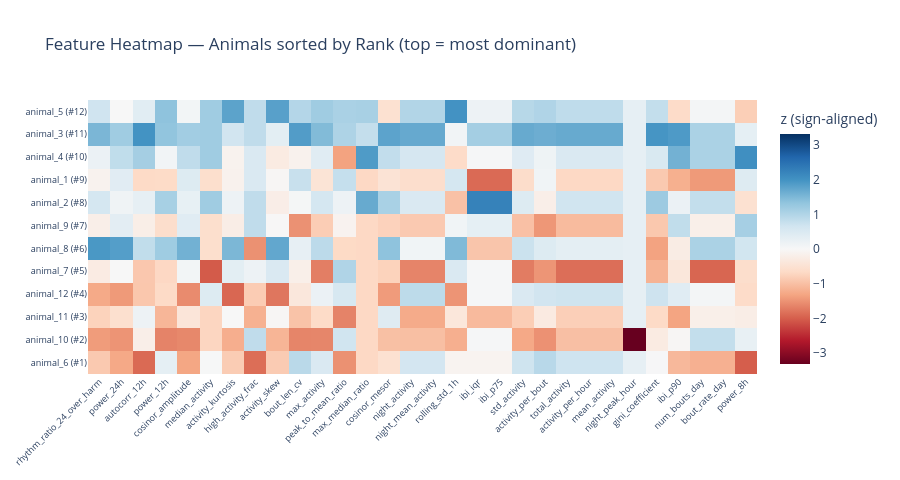
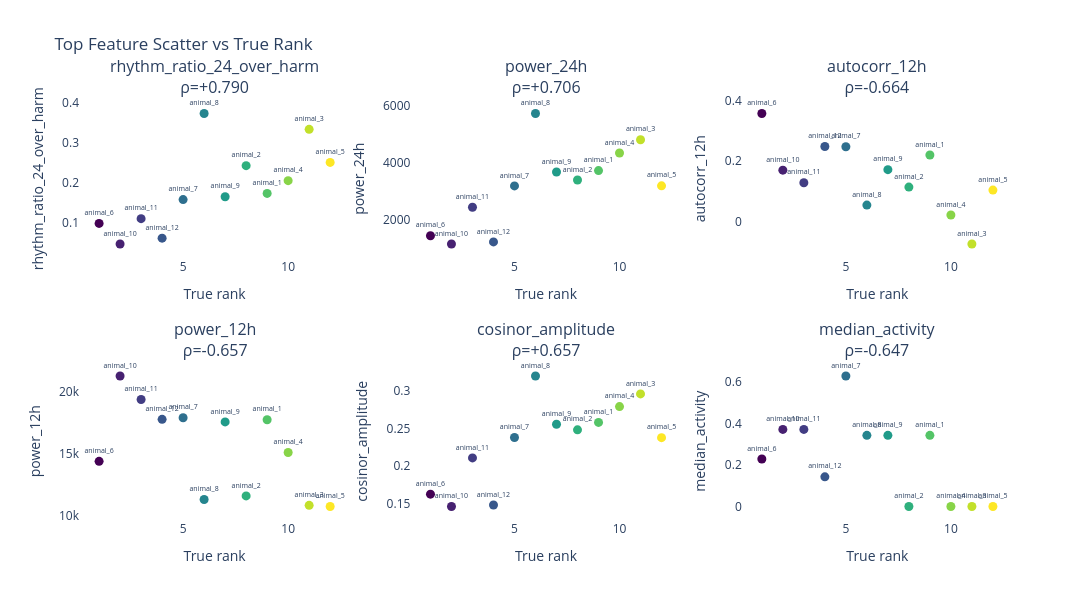

The cell these charts' notebook holds for them, in order:
### Code cell
import plotly.graph_objects as go
from plotly.subplots import make_subplots

# ── Diagnostic: feature heatmap sorted by true rank ─────────────────────────
# Shows z-scored feature values per animal (rows = animals sorted by rank 1→N)
# Features sorted by |ρ| with actual_rank. Ideal: a clear gradient top→bottom.

top_diag = 30   # how many top features to show
diag_feats = corr_df[corr_df.index.isin(feature_cols)].head(top_diag).index.tolist()

# Sort animals by actual rank
af_sorted = all_features.sort_values('actual_rank')
animal_labels = [f"{a} (#{int(r)})" for a, r in zip(af_sorted['animal'], af_sorted['actual_rank'])]

# Z-score matrix
from sklearn.preprocessing import StandardScaler
Z = StandardScaler().fit_transform(af_sorted[diag_feats].values)

# Sign-align so that positive z → higher rank (consistent visual direction)
for j, feat in enumerate(diag_feats):
    rho_sign = np.sign(corr_df.loc[feat, 'correlation'])
    if rho_sign < 0:
        Z[:, j] *= -1

fig_heat = go.Figure(go.Heatmap(
    z=Z,
    x=diag_feats,
    y=animal_labels,
    colorscale='RdBu',
    zmid=0,
    colorbar=dict(title='z (sign-aligned)'),
))
fig_heat.update_layout(
    title='Feature Heatmap — Animals sorted by Rank (top = most dominant)',
    height=max(400, 40 * len(af_sorted)),
    width=max(900, 30 * len(diag_feats)),
    xaxis=dict(tickangle=-45, tickfont=dict(size=9)),
    yaxis=dict(tickfont=dict(size=9)),
    plot_bgcolor='white', paper_bgcolor='white',
)
fig_heat.write_html(f"{output_folder}/feature_heatmap.html")
fig_heat.show()

# ── Scatter grid: top-6 features vs actual rank ──────────────────────────────
top6 = diag_feats[:6]
fig_scatter = make_subplots(rows=2, cols=3,
    subplot_titles=[f"{f}<br>ρ={corr_df.loc[f,'correlation']:+.3f}" for f in top6])

for idx, feat in enumerate(top6):
    r, c = divmod(idx, 3)
    x_vals = af_sorted['actual_rank'].tolist()
    y_vals = af_sorted[feat].tolist()
    fig_scatter.add_trace(go.Scatter(
        x=x_vals, y=y_vals, mode='markers+text',
        text=af_sorted['animal'].tolist(),
        textposition='top center', textfont=dict(size=7),
        marker=dict(size=9, color=x_vals, colorscale='Viridis', showscale=False),
        showlegend=False,
    ), row=r+1, col=c+1)
    fig_scatter.update_xaxes(title_text='True rank', row=r+1, col=c+1)
    fig_scatter.update_yaxes(title_text=feat, row=r+1, col=c+1)

fig_scatter.update_layout(
    title='Top Feature Scatter vs True Rank',
    height=600, width=1100,
    plot_bgcolor='white', paper_bgcolor='white',
)
fig_scatter.write_html(f"{output_folder}/feature_scatter_vs_rank.html")
fig_scatter.show()
print(f"Saved heatmap → {output_folder}/feature_heatmap.html")
print(f"Saved scatter → {output_folder}/feature_scatter_vs_rank.html")

### Figure 1 — Plotly figure (JSON) as saved in the notebook; plotly's stock layout.template omitted (floating-point values rounded to 4 significant figures; data arrays with more than 128 entries replaced by an {"elided": "..."} marker saying what was removed)
{"data": [{"colorbar": {"title": {"text": "z (sign-aligned)"}}, "colorscale": [[0, "rgb(103,0,31)"], [0.1, "rgb(178,24,43)"], [0.2, "rgb(214,96,77)"], [0.3, "rgb(244,165,130)"], [0.4, "rgb(253,219,199)"], [0.5, "rgb(247,247,247)"], [0.6, "rgb(209,229,240)"], [0.7, "rgb(146,197,222)"], [0.8, "rgb(67,147,195)"], [0.9, "rgb(33,102,172)"], [1, "rgb(5,48,97)"]], "type": "heatmap", "x": ["rhythm_ratio_24_over_harm", "power_24h", "autocorr_12h", "power_12h", "cosinor_amplitude", "median_activity", "activity_kurtosis", "high_activity_frac", "activity_skew", "bout_len_cv", "max_activity", "peak_to_mean_ratio", "max_median_ratio", "cosinor_mesor", "night_activity", "night_mean_activity", "rolling_std_1h", "ibi_iqr", "ibi_p75", "std_activity", "activity_per_bout", "total_activity", "activity_per_hour", "mean_activity", "night_peak_hour", "gini_coefficient", "ibi_p90", "num_bouts_day", "bout_rate_day", "power_8h"], "y": ["animal_6 (#1)", "animal_10 (#2)", "animal_11 (#3)", "animal_12 (#4)", "animal_7 (#5)", "animal_8 (#6)", "animal_9 (#7)", "animal_2 (#8)", "animal_1 (#9)", "animal_4 (#10)", "animal_3 (#11)", "animal_5 (#12)"], "z": {"elided": "12x30 float values"}, "zmid": 0}], "layout": {"height": 480, "paper_bgcolor": "white", "plot_bgcolor": "white", "title": {"text": "Feature Heatmap — Animals sorted by Rank (top = most dominant)"}, "width": 900, "xaxis": {"tickangle": -45, "tickfont": {"size": 9}}, "yaxis": {"tickfont": {"size": 9}}}}

### Figure 2 — Plotly figure (JSON) as saved in the notebook; plotly's stock layout.template omitted (floating-point values rounded to 4 significant figures)
{"data": [{"marker": {"color": [1, 2, 3, 4, 5, 6, 7, 8, 9, 10, 11, 12], "colorscale": [[0, "#440154"], [0.1111, "#482878"], [0.2222, "#3e4989"], [0.3333, "#31688e"], [0.4444, "#26828e"], [0.5556, "#1f9e89"], [0.6667, "#35b779"], [0.7778, "#6ece58"], [0.8889, "#b5de2b"], [1, "#fde725"]], "showscale": false, "size": 9}, "mode": "markers+text", "showlegend": false, "text": ["animal_6", "animal_10", "animal_11", "animal_12", "animal_7", "animal_8", "animal_9", "animal_2", "animal_1", "animal_4", "animal_3", "animal_5"], "textfont": {"size": 7}, "textposition": "top center", "type": "scatter", "x": [1, 2, 3, 4, 5, 6, 7, 8, 9, 10, 11, 12], "xaxis": "x", "y": [0.09745, 0.04576, 0.1095, 0.06043, 0.1574, 0.3737, 0.1644, 0.2427, 0.1729, 0.2049, 0.334, 0.2508], "yaxis": "y"}, {"marker": {"color": [1, 2, 3, 4, 5, 6, 7, 8, 9, 10, 11, 12], "colorscale": [[0, "#440154"], [0.1111, "#482878"], [0.2222, "#3e4989"], [0.3333, "#31688e"], [0.4444, "#26828e"], [0.5556, "#1f9e89"], [0.6667, "#35b779"], [0.7778, "#6ece58"], [0.8889, "#b5de2b"], [1, "#fde725"]], "showscale": false, "size": 9}, "mode": "markers+text", "showlegend": false, "text": ["animal_6", "animal_10", "animal_11", "animal_12", "animal_7", "animal_8", "animal_9", "animal_2", "animal_1", "animal_4", "animal_3", "animal_5"], "textfont": {"size": 7}, "textposition": "top center", "type": "scatter", "x": [1, 2, 3, 4, 5, 6, 7, 8, 9, 10, 11, 12], "xaxis": "x2", "y": [1426.0, 1134.0, 2426.0, 1208.0, 3175.0, 5719.0, 3663.0, 3383.0, 3713.0, 4331.0, 4796.0, 3177.0], "yaxis": "y2"}, {"marker": {"color": [1, 2, 3, 4, 5, 6, 7, 8, 9, 10, 11, 12], "colorscale": [[0, "#440154"], [0.1111, "#482878"], [0.2222, "#3e4989"], [0.3333, "#31688e"], [0.4444, "#26828e"], [0.5556, "#1f9e89"], [0.6667, "#35b779"], [0.7778, "#6ece58"], [0.8889, "#b5de2b"], [1, "#fde725"]], "showscale": false, "size": 9}, "mode": "markers+text", "showlegend": false, "text": ["animal_6", "animal_10", "animal_11", "animal_12", "animal_7", "animal_8", "animal_9", "animal_2", "animal_1", "animal_4", "animal_3", "animal_5"], "textfont": {"size": 7}, "textposition": "top center", "type": "scatter", "x": [1, 2, 3, 4, 5, 6, 7, 8, 9, 10, 11, 12], "xaxis": "x3", "y": [0.3568, 0.1702, 0.1287, 0.2483, 0.2473, 0.05526, 0.1718, 0.1146, 0.2202, 0.02246, -0.07285, 0.1047], "yaxis": "y3"}, {"marker": {"color": [1, 2, 3, 4, 5, 6, 7, 8, 9, 10, 11, 12], "colorscale": [[0, "#440154"], [0.1111, "#482878"], [0.2222, "#3e4989"], [0.3333, "#31688e"], [0.4444, "#26828e"], [0.5556, "#1f9e89"], [0.6667, "#35b779"], [0.7778, "#6ece58"], [0.8889, "#b5de2b"], [1, "#fde725"]], "showscale": false, "size": 9}, "mode": "markers+text", "showlegend": false, "text": ["animal_6", "animal_10", "animal_11", "animal_12", "animal_7", "animal_8", "animal_9", "animal_2", "animal_1", "animal_4", "animal_3", "animal_5"], "textfont": {"size": 7}, "textposition": "top center", "type": "scatter", "x": [1, 2, 3, 4, 5, 6, 7, 8, 9, 10, 11, 12], "xaxis": "x4", "y": [14380.0, 21290.0, 19380.0, 17780.0, 17910.0, 11280.0, 17570.0, 11570.0, 17750.0, 15090.0, 10810.0, 10720.0], "yaxis": "y4"}, {"marker": {"color": [1, 2, 3, 4, 5, 6, 7, 8, 9, 10, 11, 12], "colorscale": [[0, "#440154"], [0.1111, "#482878"], [0.2222, "#3e4989"], [0.3333, "#31688e"], [0.4444, "#26828e"], [0.5556, "#1f9e89"], [0.6667, "#35b779"], [0.7778, "#6ece58"], [0.8889, "#b5de2b"], [1, "#fde725"]], "showscale": false, "size": 9}, "mode": "markers+text", "showlegend": false, "text": ["animal_6", "animal_10", "animal_11", "animal_12", "animal_7", "animal_8", "animal_9", "animal_2", "animal_1", "animal_4", "animal_3", "animal_5"], "textfont": {"size": 7}, "textposition": "top center", "type": "scatter", "x": [1, 2, 3, 4, 5, 6, 7, 8, 9, 10, 11, 12], "xaxis": "x5", "y": [0.1629, 0.1465, 0.2109, 0.1485, 0.238, 0.3196, 0.2556, 0.2481, 0.2581, 0.2791, 0.2959, 0.2378], "yaxis": "y5"}, {"marker": {"color": [1, 2, 3, 4, 5, 6, 7, 8, 9, 10, 11, 12], "colorscale": [[0, "#440154"], [0.1111, "#482878"], [0.2222, "#3e4989"], [0.3333, "#31688e"], [0.4444, "#26828e"], [0.5556, "#1f9e89"], [0.6667, "#35b779"], [0.7778, "#6ece58"], [0.8889, "#b5de2b"], [1, "#fde725"]], "showscale": false, "size": 9}, "mode": "markers+text", "showlegend": false, "text": ["animal_6", "animal_10", "animal_11", "animal_12", "animal_7", "animal_8", "animal_9", "animal_2", "animal_1", "animal_4", "animal_3", "animal_5"], "textfont": {"size": 7}, "textposition": "top center", "type": "scatter", "x": [1, 2, 3, 4, 5, 6, 7, 8, 9, 10, 11, 12], "xaxis": "x6", "y": [0.2286, 0.3714, 0.3714, 0.1429, 0.6286, 0.3429, 0.3429, 0, 0.3429, 0, 0, 0], "yaxis": "y6"}], "layout": {"annotations": [{"font": {"size": 16}, "showarrow": false, "text": "rhythm_ratio_24_over_harm<br>ρ=+0.790", "x": 0.1444, "xanchor": "center", "xref": "paper", "y": 1, "yanchor": "bottom", "yref": "paper"}, {"font": {"size": 16}, "showarrow": false, "text": "power_24h<br>ρ=+0.706", "x": 0.5, "xanchor": "center", "xref": "paper", "y": 1, "yanchor": "bottom", "yref": "paper"}, {"font": {"size": 16}, "showarrow": false, "text": "autocorr_12h<br>ρ=-0.664", "x": 0.8556, "xanchor": "center", "xref": "paper", "y": 1, "yanchor": "bottom", "yref": "paper"}, {"font": {"size": 16}, "showarrow": false, "text": "power_12h<br>ρ=-0.657", "x": 0.1444, "xanchor": "center", "xref": "paper", "y": 0.375, "yanchor": "bottom", "yref": "paper"}, {"font": {"size": 16}, "showarrow": false, "text": "cosinor_amplitude<br>ρ=+0.657", "x": 0.5, "xanchor": "center", "xref": "paper", "y": 0.375, "yanchor": "bottom", "yref": "paper"}, {"font": {"size": 16}, "showarrow": false, "text": "median_activity<br>ρ=-0.647", "x": 0.8556, "xanchor": "center", "xref": "paper", "y": 0.375, "yanchor": "bottom", "yref": "paper"}], "height": 600, "paper_bgcolor": "white", "plot_bgcolor": "white", "title": {"text": "Top Feature Scatter vs True Rank"}, "width": 1100, "xaxis": {"anchor": "y", "domain": [0, 0.2889], "title": {"text": "True rank"}}, "xaxis2": {"anchor": "y2", "domain": [0.3556, 0.6444], "title": {"text": "True rank"}}, "xaxis3": {"anchor": "y3", "domain": [0.7111, 1], "title": {"text": "True rank"}}, "xaxis4": {"anchor": "y4", "domain": [0, 0.2889], "title": {"text": "True rank"}}, "xaxis5": {"anchor": "y5", "domain": [0.3556, 0.6444], "title": {"text": "True rank"}}, "xaxis6": {"anchor": "y6", "domain": [0.7111, 1], "title": {"text": "True rank"}}, "yaxis": {"anchor": "x", "domain": [0.625, 1], "title": {"text": "rhythm_ratio_24_over_harm"}}, "yaxis2": {"anchor": "x2", "domain": [0.625, 1], "title": {"text": "power_24h"}}, "yaxis3": {"anchor": "x3", "domain": [0.625, 1], "title": {"text": "autocorr_12h"}}, "yaxis4": {"anchor": "x4", "domain": [0, 0.375], "title": {"text": "power_12h"}}, "yaxis5": {"anchor": "x5", "domain": [0, 0.375], "title": {"text": "cosinor_amplitude"}}, "yaxis6": {"anchor": "x6", "domain": [0, 0.375], "title": {"text": "median_activity"}}}}
